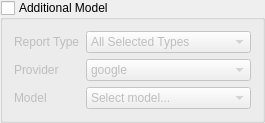
         <widget class="QGroupBox" name="groupAdditionalModel">
          <property name="title">
           <string>Additional Model</string>
          </property>
          <property name="checkable">
           <bool>true</bool>
          </property>
          <property name="checked">
           <bool>false</bool>
          </property>
          <layout class="QFormLayout" name="formAdditionalModel">
           <item row="0" column="0">
            <widget class="QLabel" name="labelAdditionalType">
             <property name="text">
              <string>Report Type</string>
             </property>
            </widget>
           </item>
           <item row="0" column="1">
            <widget class="QComboBox" name="comboAdditionalType">
             <item>
              <property name="text">
               <string>All Selected Types</string>
              </property>
             </item>
             <item>
              <property name="text">
               <string>FPF (FilePromptForge)</string>
              </property>
             </item>
             <item>
              <property name="text">
               <string>GPTR (GPT Researcher)</string>
              </property>
             </item>
             <item>
              <property name="text">
               <string>DR (Deep Research)</string>
              </property>
             </item>
             <item>
              <property name="text">
               <string>MA (Multi-Agent Task)</string>
              </property>
             </item>
            </widget>
           </item>
           <item row="1" column="0">
            <widget class="QLabel" name="labelAdditionalProvider">
             <property name="text">
              <string>Provider</string>
             </property>
            </widget>
           </item>
           <item row="1" column="1">
            <widget class="QComboBox" name="comboAdditionalProvider">
             <item>
              <property name="text">
               <string>google</string>
              </property>
             </item>
             <item>
              <property name="text">
               <string>openai</string>
              </property>
             </item>
             <item>
              <property name="text">
               <string>openrouter</string>
              </property>
             </item>
            </widget>
           </item>
           <item row="2" column="0">
            <widget class="QLabel" name="labelAdditionalModel">
             <property name="text">
              <string>Model</string>
             </property>
            </widget>
           </item>
           <item row="2" column="1">
            <widget class="QComboBox" name="comboAdditionalModel">
             <item>
              <property name="text">
               <string>Select model...</string>
              </property>
             </item>
             <item>
              <property name="text">
               <string>gemini-2.5-flash</string>
              </property>
             </item>
             <item>
              <property name="text">
               <string>gpt-4.1</string>
              </property>
             </item>
             <item>
              <property name="text">
               <string>gpt-4o</string>
              </property>
             </item>
             <item>
              <property name="text">
               <string>gpt-5-mini</string>
              </property>
             </item>
             <item>
              <property name="text">
               <string>o4-mini</string>
              </property>
             </item>
             <item>
              <property name="text">
               <string>openrouter: custom</string>
              </property>
             </item>
            </widget>
           </item>
          </layout>
         </widget>
